Frame 1 (no input): blank canvas, image omitted
Frame 60 (no input): blank canvas, image omitted
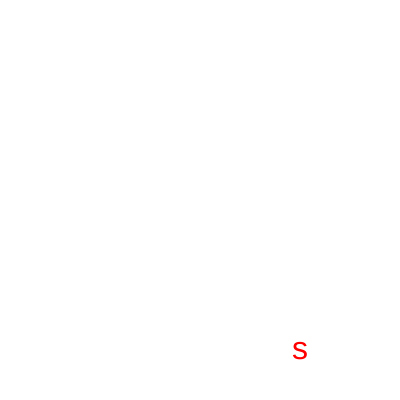
Frame 120 (the mouse pressed at the canvas centre since frame 60)

The p5.js sketch whose frames 1 and 60 were blank and that drew this single picture after the mouse press (run headless with seeded random() and noise() and a simulated clock; from frame 60 on, the mouse is pressed at the canvas centre):

// p5.js sketch
// ── sketch.js

function setup() {

createCanvas(400, 400);

}

function draw() {

background("white");

fill("red");

textSize(32);

textAlign(CENTER, CENTER);

let maximo = width;

let centro = width / 2;

let minimo = 0;

let palavra_1 = "não";

let palavra_2 = "sei";
function setup() {

createCanvas(400, 400);

}

function draw() {

background("white");

fill("red");

textSize(32);

textAlign(CENTER, CENTER);

let maximo = width;

let centro = width / 2;

let minimo = 0;

let palavra_1 = "não";

let palavra_2 = "sei";

let qtd_1 = map(mouseX, centro, maximo, 0, palavra_1.length);

let qtd_2 = map(mouseY, minimo, maximo, 0, palavra_2.length);

let parcial_1 = palavra_1.substring(0, qtd_1);

let parcial_2 = palavra_2.substring(0, qtd_2);

text(parcial_1, 300, 100);

text(parcial_2, 300, 350);

}


let qtd_1 = map(mouseX, centro, maximo, 0, palavra_1.length);

let qtd_2 = map(mouseY, minimo, maximo, 0, palavra_2.length);

let parcial_1 = palavra_1.substring(0, qtd_1);

let parcial_2 = palavra_2.substring(0, qtd_2);

text(parcial_1, 300, 100);

text(parcial_2, 300, 350);

}
